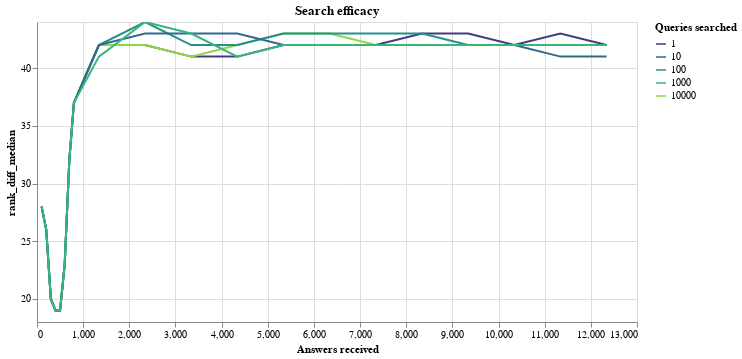

Here is the notebook cell this chart was saved with:
### Code cell
import altair as alt

show = df.copy()
y = "rank_diff_max"
y = "rank_diff_median"

w = 200
alt.Chart(show, title="Search efficacy").mark_line(clip=True).encode(
    x=alt.X("num_ans", scale=alt.Scale(zero=False), axis=alt.Axis(title='Answers received')),
    y=alt.Y(y, scale=alt.Scale(zero=False, type="linear")),
    color=alt.Color(
        "queries_searched_per_user:N",
        scale=alt.Scale(scheme='viridis', type="log"),
        title="Queries searched",
    ),
).properties(
    width=3 * w,
    height=1.5 * w,
)

# Colormaps: https://vega.github.io/vega/docs/schemes/
